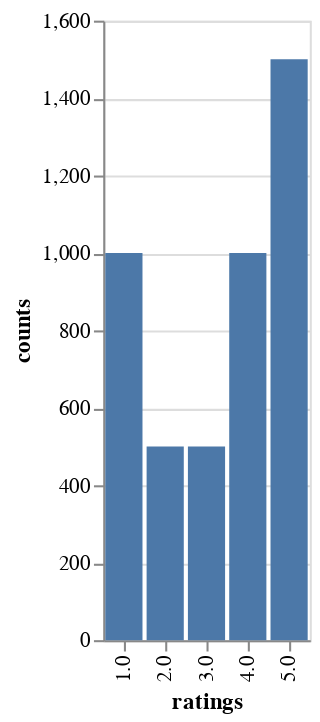

The notebook cell this image was saved under:
### Markdown cell above
### Analysis

### Code cell
# let's see the distributions

# the distribution of review scores
rating_counts = Counter(ratings)
data1 = pd.DataFrame(
    {
        "ratings": [str(e) for e in list(rating_counts.keys())],
        "counts": list(rating_counts.values()),
    }
)

alt.Chart(data1).mark_bar().encode(x="ratings", y="counts")

### Figure 1 — Vega-Lite specification as saved in the notebook (floating-point values rounded to 4 significant figures)
{"$schema": "https://vega.github.io/schema/vega-lite/v4.8.1.json", "config": {"view": {"continuousHeight": 300, "continuousWidth": 400}}, "data": {"name": "data-e97ee8873035a4f1d4bcaa14a27781f9"}, "datasets": {"data-e97ee8873035a4f1d4bcaa14a27781f9": [{"counts": 1000, "ratings": "1.0"}, {"counts": 500, "ratings": "2.0"}, {"counts": 500, "ratings": "3.0"}, {"counts": 1000, "ratings": "4.0"}, {"counts": 1500, "ratings": "5.0"}]}, "encoding": {"x": {"field": "ratings", "type": "nominal"}, "y": {"field": "counts", "type": "quantitative"}}, "mark": "bar"}
